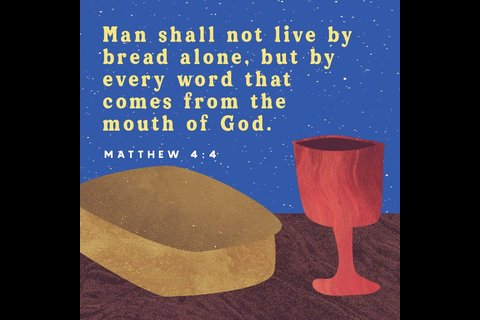
#> input picture data/today.jpg, 480 x 320 px
$ python -i fetch_verse.py   (imports and definitions only)
#> lines starting #> are read from the running program, lines starting #| are printed output that depends on the picture
import os
import io
import json
import hashlib
from datetime import datetime
from zoneinfo import ZoneInfo

import requests
from PIL import Image, ImageFilter

# Screen size (landscape, matches DISPLAY_ROTATION = 1 in display.cpp)
SCREEN_W, SCREEN_H = 480, 320

# Get secrets from environment variables
YVP_APP_KEY = os.environ.get("YVP_APP_KEY")
BIBLE_ID = os.environ.get("BIBLE_ID", "3034")  # Default to BSB if not set

# [2 lines not run here, left out]

headers = {
    "X-YVP-App-Key": YVP_APP_KEY,
    "Accept": "application/json"
}

# Today's date and day of the year (Pacific time)
now = datetime.now(ZoneInfo("America/Los_Angeles"))
day_of_year = now.timetuple().tm_yday
date_string = now.strftime("%Y-%m-%d")


# [75 lines left out: functions get_verse_of_the_day, convert_for_display, not called in this run]


def get_image_of_the_day(image_id):
    metadata_url = f"https://api.youversion.com/v1/images/{image_id}"
    metadata_response = requests.get(metadata_url, headers=headers, timeout=30)
    metadata_response.raise_for_status()

    image_url = metadata_response.json().get("image_url")
    if not isinstance(image_url, str) or not image_url.startswith("https://"):
        raise ValueError("YouVersion did not return a valid verse-art image URL.")

    image_response = requests.get(image_url, timeout=30)
    image_response.raise_for_status()
    image_bytes = image_response.content

    # Convert to a baseline, screen-sized JPEG with the verse text preserved.
    os.makedirs("data", exist_ok=True)
    with open("data/today.jpg", "wb") as img_file:
        img_file.write(convert_for_display(image_bytes))

    return hashlib.md5(image_bytes).hexdigest()[:8]


# [6 lines not run here, left out]

>>> import cv2
>>> picture = cv2.imread('../data/today.jpg', cv2.IMREAD_GRAYSCALE)
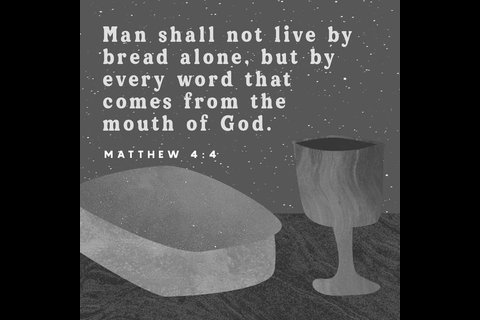
#> picture: shape (320, 480); min 0, max 255, mean 67.3
#> (the run stopped early here; a loop or call above may not have finished)
